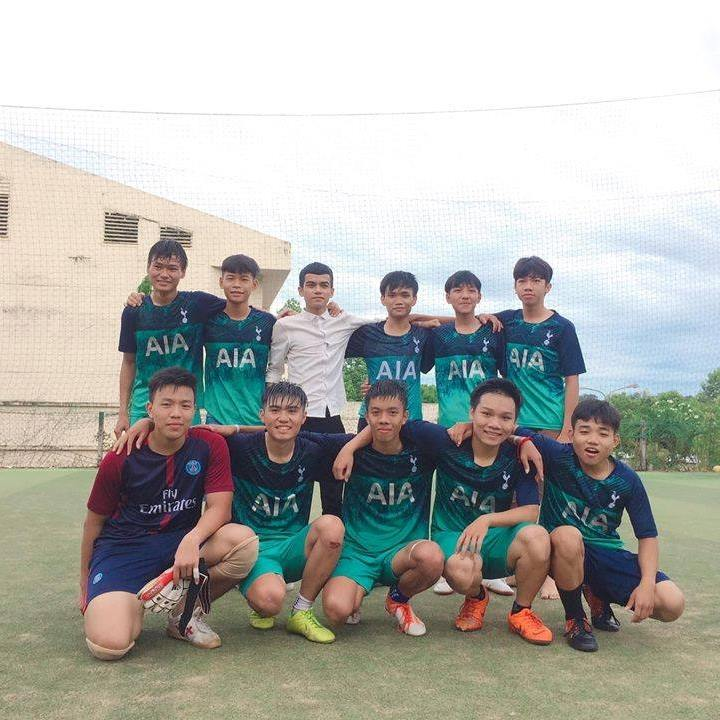
#> input picture image.jpg, 720 x 720 px
$ python detect_face_image.py
#> lines starting #> are read from the running program, lines starting #| are printed output that depends on the picture; after the words box and inside, x2 and y2 are one past the last pixel; in counts of white or black regions, pixels touching at a corner belong together
import cv2

# Load the cascade
face_cascade = cv2.CascadeClassifier('haarcascade_frontalface_default.xml')
# eye_cascade = cv2.CascadeClassifier('haarcascade_eye.xml')
# Read the input image
img = cv2.imread('image.jpg')
#> img is the input picture: shape (720, 720, 3); mean B, G, R 168.6, 174.2, 173.3


# Convert into grayscale
gray = cv2.cvtColor(img, cv2.COLOR_BGR2GRAY)
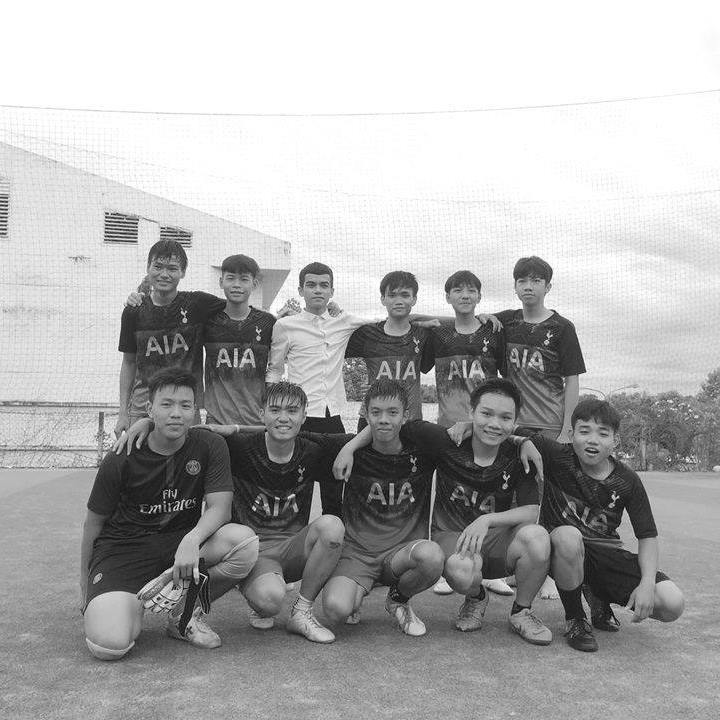
#> gray: shape (720, 720); min 0, max 255, mean 173.3

# Detect faces
faces = face_cascade.detectMultiScale(gray, 1.1,4)
#> faces = [[510, 267, 37, 37], [300, 271, 36, 36], [219, 265, 36, 36], [448, 277, 35, 35], [382, 281, 35, 35], [144, 251, 41, 41], [361, 394, 47, 47], [259, 391, 49, 49], [148, 383, 55, 55], [468, 393, 55, 55], [566, 410, 54, 54]]

# Draw rectangle around the faces
for (x, y, w, h) in faces:
    cv2.rectangle(img, (x, y), (x + w, y + h), (0, 0, 255), 2)
    print("tọa độ x, y, w, h:", x, y , w , h)
#> this loop made 11 passes
#| tọa độ x, y, w, h: 510 267 37 37
#| tọa độ x, y, w, h: 300 271 36 36
#| tọa độ x, y, w, h: 219 265 36 36
#| tọa độ x, y, w, h: 448 277 35 35
#| tọa độ x, y, w, h: 382 281 35 35
#| tọa độ x, y, w, h: 144 251 41 41
#| tọa độ x, y, w, h: 361 394 47 47
#| tọa độ x, y, w, h: 259 391 49 49
#> (further printed lines are left out)
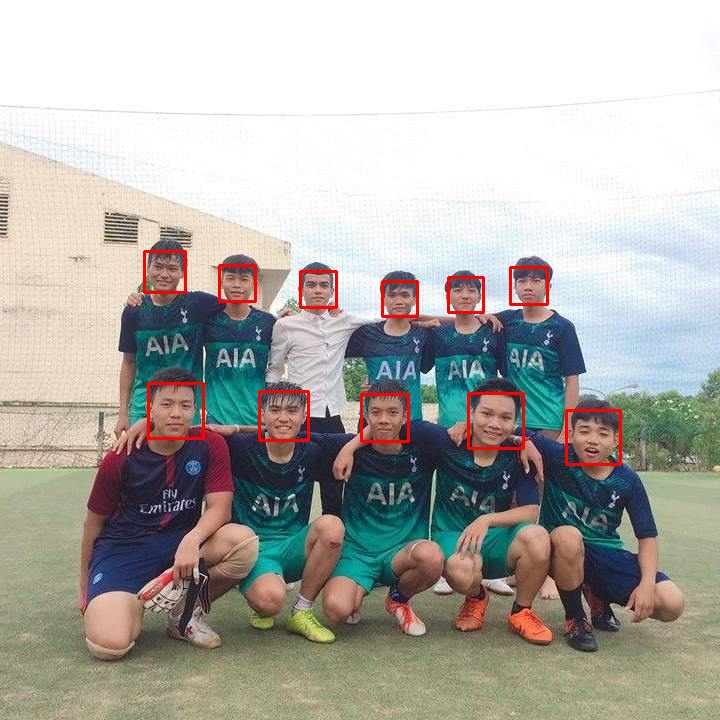
#> img: shape (720, 720, 3); 1.1% of pixels changed, all inside (x1, y1, x2, y2) = (143, 250, 622, 466)
# eyes = eye_cascade.detectMultiScale(gray, 1.1, 4)
# for (ex, ey, ew, eh) in eyes:
#     cv2.rectangle(img, (ex, ey), (ex + ew, ey + eh), (255, 0, 0), 2)

# Display the output
cv2.imshow('img', img)
cv2.imwrite('result.jpg',img)
cv2.waitKey()

$ run again, with bach1.jpg copied over image.jpg
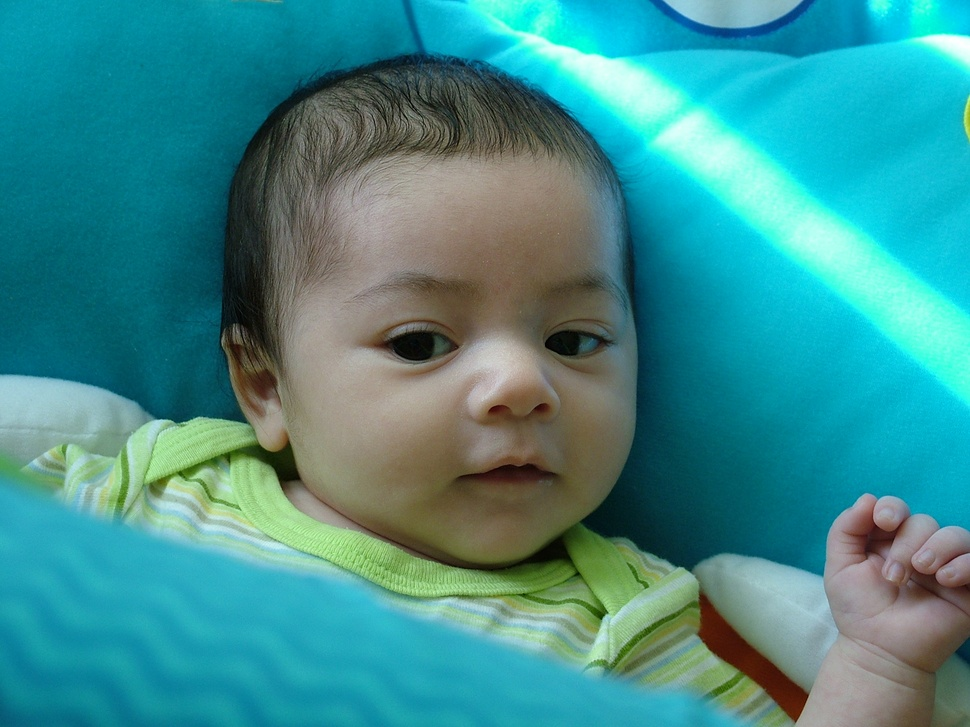
#> input picture bach1.jpg, 970 x 727 px, shrunk from 2016 x 1512 before the run
#> img is the input picture: shape (727, 970, 3); mean B, G, R 142.8, 142.3, 61
#> `gray = cv2.cvtColor(img, cv2.COLOR_BGR2GRAY)`:
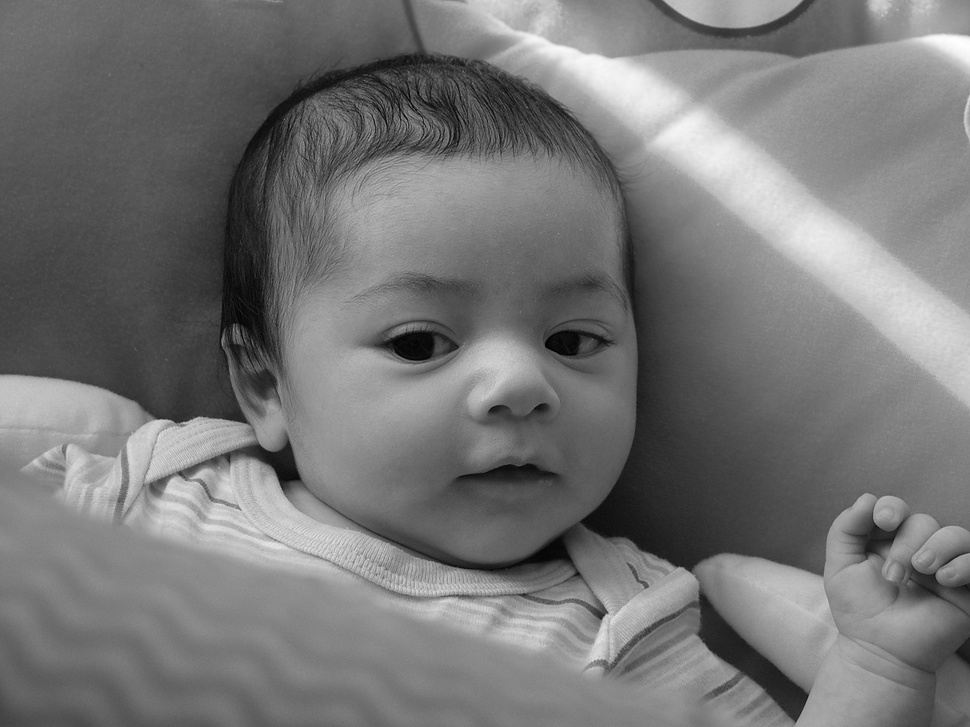
#> gray: shape (727, 970); min 0, max 254, mean 118
#> faces = [[289, 170, 414, 414]]
#> the loop `for (x, y, w, h) in faces:` made 1 pass
#> (printed output is left out)
#> after the loop `for (x, y, w, h) in faces:`:
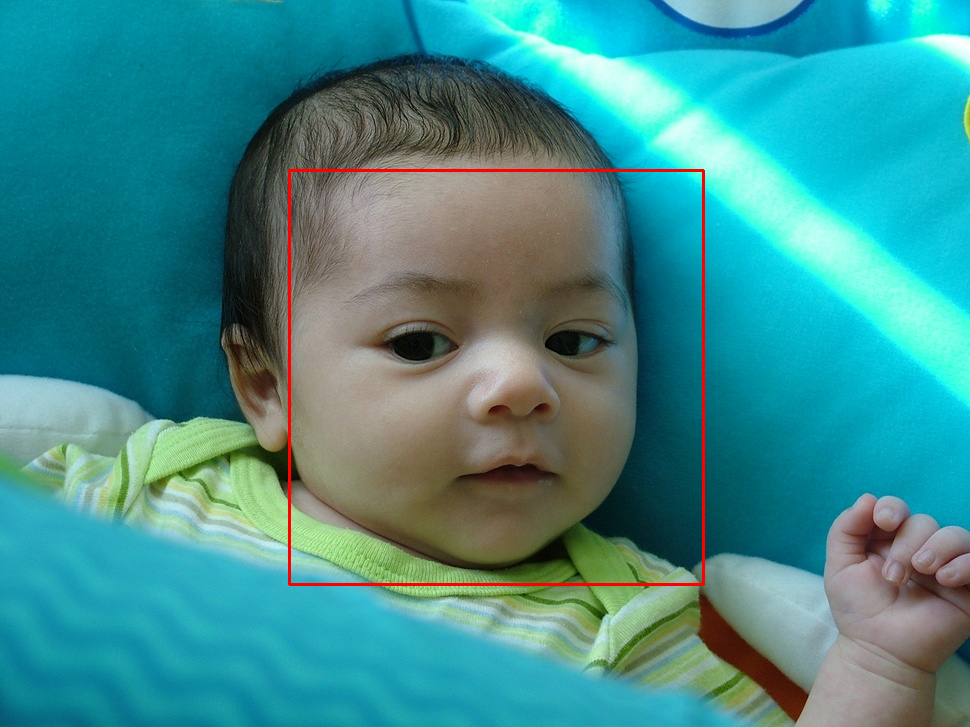
#> img: shape (727, 970, 3); 0.7% of pixels changed, all inside (x1, y1, x2, y2) = (288, 169, 705, 586)

$ run again, with bach2.jpg copied over image.jpg
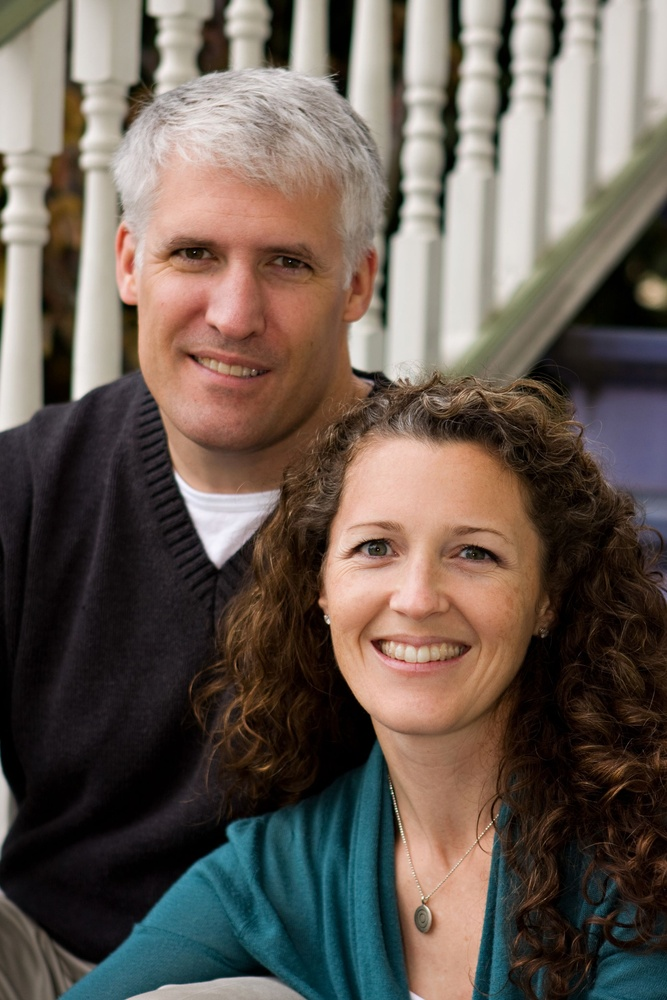
#> input picture bach2.jpg, 667 x 1000 px, shrunk from 2048 x 3072 before the run
#> img is the input picture: shape (1000, 667, 3); mean B, G, R 83.4, 91.9, 103.5
#> `gray = cv2.cvtColor(img, cv2.COLOR_BGR2GRAY)`:
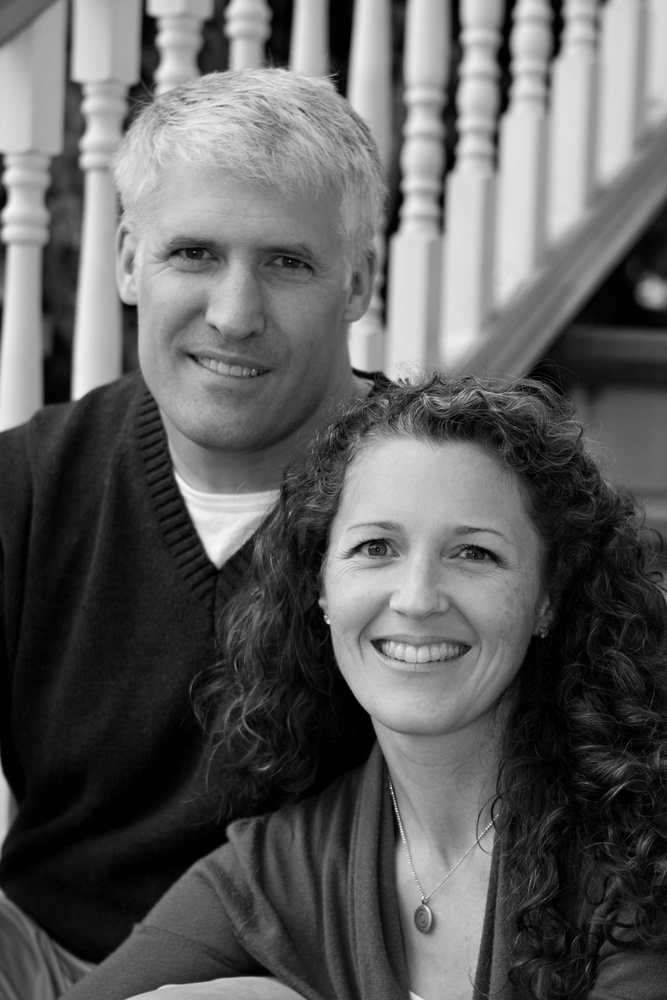
#> gray: shape (1000, 667); min 0, max 247, mean 94.4
#> faces = [[110, 164, 255, 255], [290, 445, 267, 267]]
#> the loop `for (x, y, w, h) in faces:` made 2 passes
#> (printed output is left out)
#> after the loop `for (x, y, w, h) in faces:`:
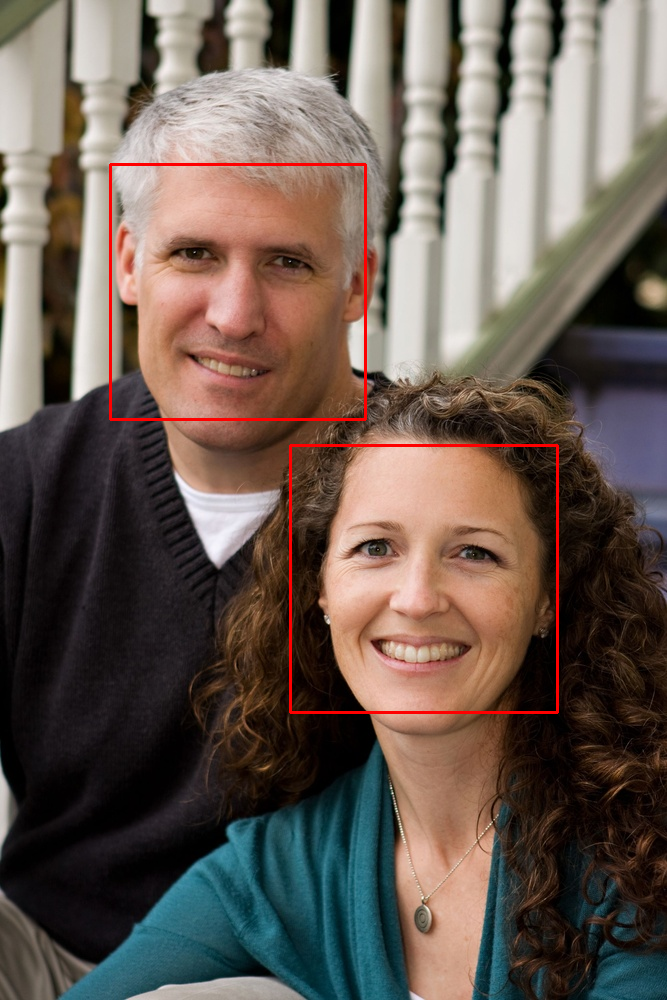
#> img: shape (1000, 667, 3); 0.94% of pixels changed, all inside (x1, y1, x2, y2) = (109, 163, 559, 714)

$ run again, with bach3.jpg copied over image.jpg
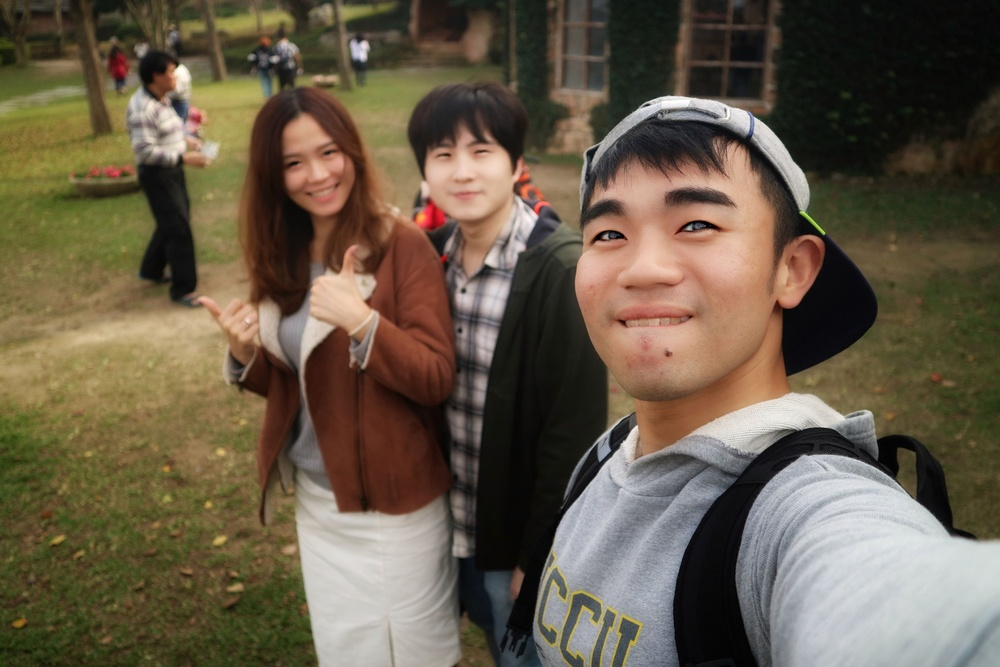
#> input picture bach3.jpg, 1000 x 667 px, shrunk from 3072 x 2048 before the run
#> img is the input picture: shape (667, 1000, 3); mean B, G, R 72.9, 91.5, 103.7
#> `gray = cv2.cvtColor(img, cv2.COLOR_BGR2GRAY)`:
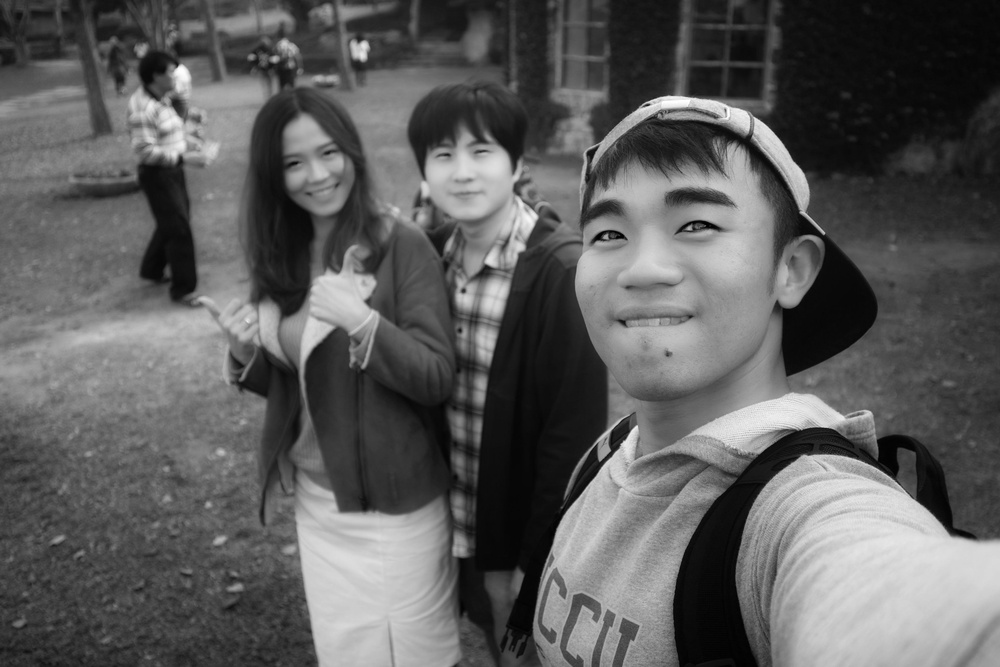
#> gray: shape (667, 1000); min 0, max 255, mean 93
#> faces = [[269, 123, 90, 90], [411, 115, 105, 105], [531, 133, 245, 245]]
#> the loop `for (x, y, w, h) in faces:` made 3 passes
#> (printed output is left out)
#> after the loop `for (x, y, w, h) in faces:`:
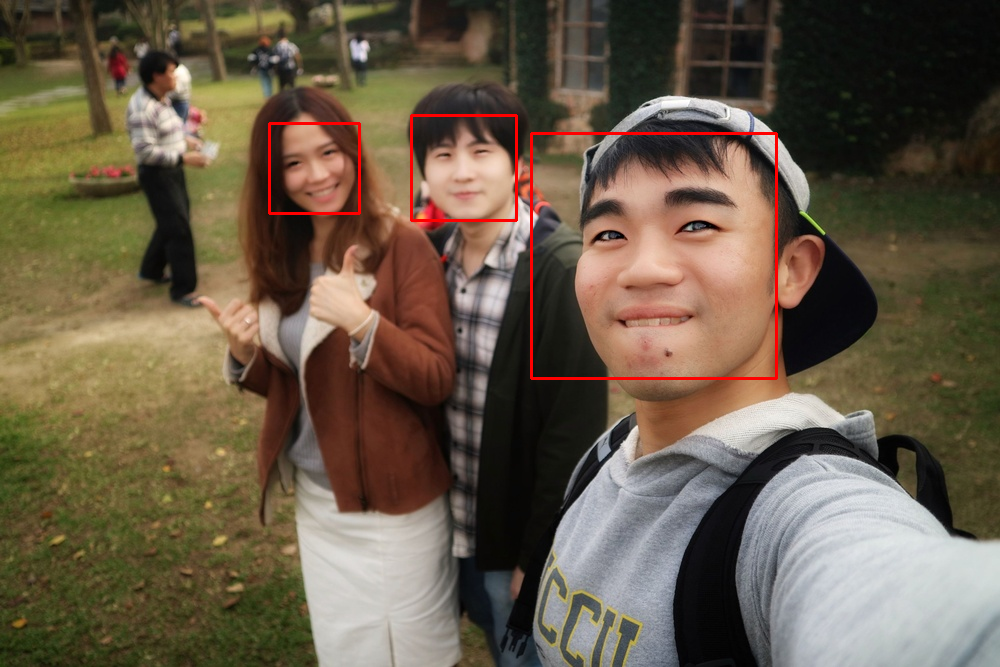
#> img: shape (667, 1000, 3); 0.79% of pixels changed, all inside (x1, y1, x2, y2) = (268, 114, 778, 380)
